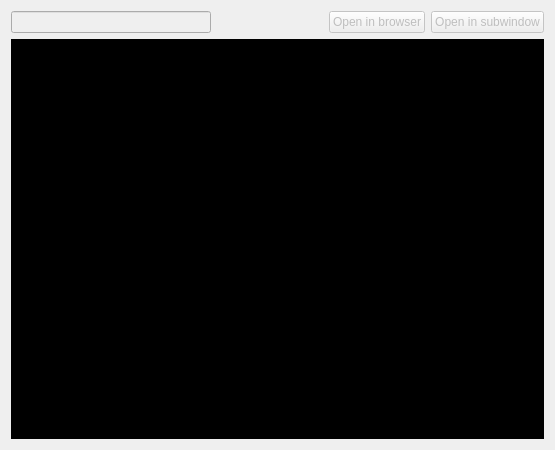
          <widget class="QWidget" name="tab_3">
           <attribute name="title">
            <string>Stimuli delivery</string>
           </attribute>
           <layout class="QGridLayout" name="gridLayout_2">
            <item row="1" column="0">
             <widget class="QMdiArea" name="mdiArea_stimuli">
              <property name="background">
               <brush brushstyle="SolidPattern">
                <color alpha="255">
                 <red>0</red>
                 <green>0</green>
                 <blue>0</blue>
                </color>
               </brush>
              </property>
             </widget>
            </item>
            <item row="0" column="0">
             <layout class="QHBoxLayout" name="horizontalLayout_4">
              <item>
               <widget class="QLineEdit" name="lineEdit_stimuli_ip">
                <property name="enabled">
                 <bool>false</bool>
                </property>
                <property name="minimumSize">
                 <size>
                  <width>200</width>
                  <height>0</height>
                 </size>
                </property>
                <property name="maximumSize">
                 <size>
                  <width>200</width>
                  <height>16777215</height>
                 </size>
                </property>
                <property name="text">
                 <string/>
                </property>
                <property name="readOnly">
                 <bool>true</bool>
                </property>
               </widget>
              </item>
              <item>
               <spacer name="horizontalSpacer_13">
                <property name="orientation">
                 <enum>Qt::Horizontal</enum>
                </property>
                <property name="sizeHint" stdset="0">
                 <size>
                  <width>40</width>
                  <height>20</height>
                 </size>
                </property>
               </spacer>
              </item>
              <item>
               <widget class="QPushButton" name="pushButton_stimuli_browser">
                <property name="enabled">
                 <bool>false</bool>
                </property>
                <property name="text">
                 <string>Open in browser</string>
                </property>
               </widget>
              </item>
              <item>
               <widget class="QPushButton" name="pushButton_stimuli_subwindow">
                <property name="enabled">
                 <bool>false</bool>
                </property>
                <property name="text">
                 <string>Open in subwindow</string>
                </property>
               </widget>
              </item>
             </layout>
            </item>
           </layout>
          </widget>
